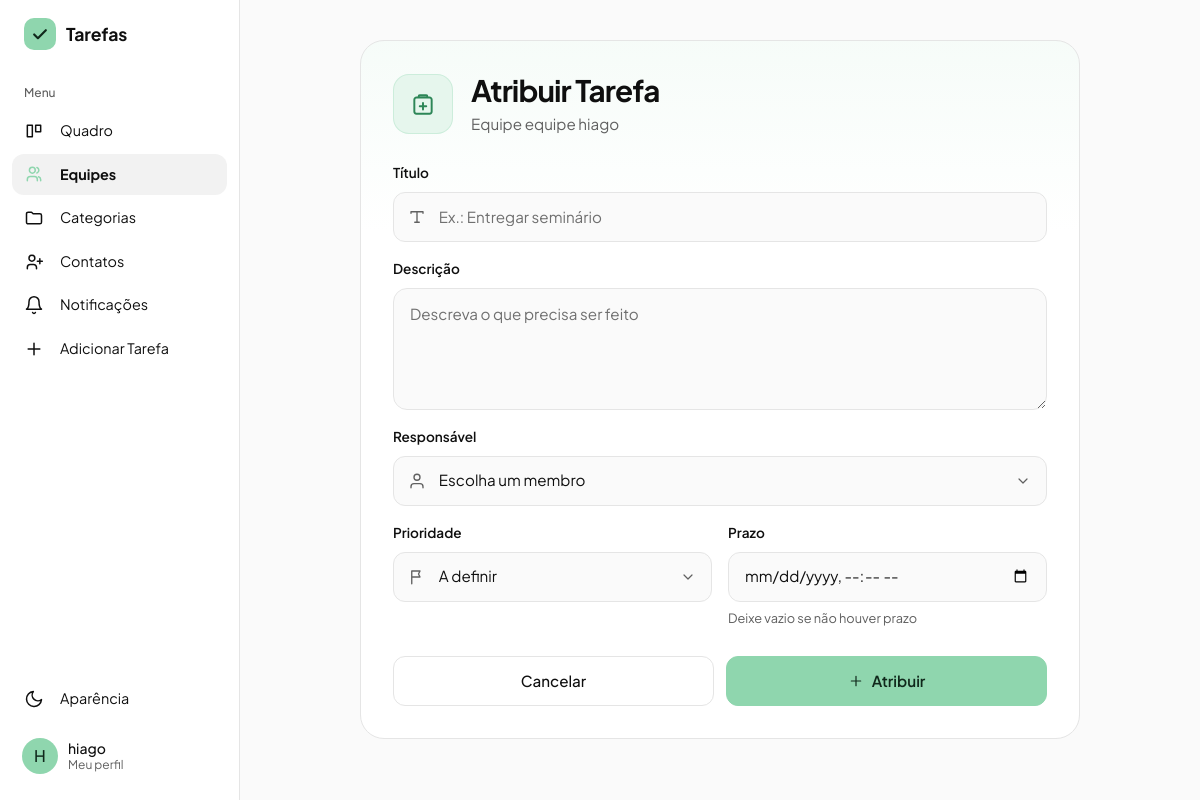
The page /equipes/1/adicionar_tarefa (signed in) on the database its author committed.
### gerenciador_de_tarefas/models.py (models this page shows)
class Usuario(db.Model, UserMixin):
    id = db.Column(db.Integer, primary_key=True)
    nomeUsuario = db.Column(db.String(50), unique=True, nullable=False)
    email = db.Column(db.String(254), unique=True, nullable=False)
    senha = db.Column(db.String(255), nullable=False)
    nome = db.Column(db.String(100), nullable=False)
    tarefasCriadas = db.relationship('Tarefa', backref='criador', foreign_keys='Tarefa.criador_id', lazy=True)
    tarefasAtribuidas = db.relationship('Tarefa', backref='responsavel', foreign_keys='Tarefa.responsavel_id', lazy=True)
    cargo = db.Column(db.String(20), nullable=False, default='usuario') #admin ou usuario
    foto_perfil = db.Column(db.String(200), nullable=True, default='default.png')
    ordenacao_quadro = db.Column(db.String(30), nullable=False, default='padrao')

class Equipe(db.Model):
    id = db.Column(db.Integer, primary_key=True)
    nome = db.Column(db.String(100), nullable=False)
    codigo_acesso = db.Column(db.String(12), unique=True, nullable=False)
    dono_id = db.Column(db.Integer, db.ForeignKey('usuario.id'), nullable=False)
    dono = db.relationship('Usuario', foreign_keys=[dono_id])
    membros = db.relationship('MembroEquipe', backref='equipe', cascade='all, delete-orphan', lazy=True)
    tarefas = db.relationship('Tarefa', backref='equipe', lazy=True)

### gerenciador_de_tarefas/app.py (the view, shortened to what this page needs)
@app.route('/equipes/<int:equipe_id>/adicionar_tarefa', methods=['GET', 'POST'])
@login_required
def adicionar_tarefa_equipe(equipe_id):
    equipe = db.get_or_404(Equipe, equipe_id)
    if not eh_dono(equipe):
        flash('Só o criador da equipe pode atribuir tarefas.', 'danger')
        return redirect(url_for('ver_equipe', equipe_id=equipe.id))
    membros = [m.usuario for m in equipe.membros]
    return render_template('adicionar_tarefa_equipe.html', equipe=equipe, membros=membros, agora=datetime.now())

### gerenciador_de_tarefas/app.py (called while the page is built)
@login_manager.user_loader
def load_user(user_id):
    return db.session.get(Usuario, int(user_id))

@app.context_processor
def injetar_categorias_globais():
    if current_user.is_authenticated:
        return dict(categorias_globais=categorias_acessiveis())
    return dict(categorias_globais=[])

@app.context_processor
def injetar_notificacoes():
    if not current_user.is_authenticated:
        return dict(n_notificacoes=0)
    n = (Contato.query.filter_by(destinatario_id=current_user.id, status='pendente').count()
         + ConviteEquipe.query.filter_by(convidado_id=current_user.id).count()
         + Tarefa.query.filter_by(responsavel_id=current_user.id, aceite='aguardando').count())
    return dict(n_notificacoes=n)

def eh_dono(equipe):
    return equipe.dono_id == current_user.id

def categorias_do_usuario():
    return Categoria.query.filter_by(usuario_id=current_user.id).order_by(Categoria.nome).all()

def categorias_acessiveis():
    proprias = categorias_do_usuario()
    de_outros = [cs.categoria for cs in CategoriaCompartilhada.query.filter_by(usuario_id=current_user.id).all()]
    return proprias + sorted(de_outros, key=lambda c: c.nome.lower())

### gerenciador_de_tarefas/templates/adicionar_tarefa_equipe.html (shortened to what this page needs)
{% extends "base.html" %}
{% block content %}
{% macro ico(nome, t=18) -%}
<svg width="{{ t }}" height="{{ t }}" viewBox="0 0 24 24" fill="none" stroke="currentColor" stroke-width="1.8" stroke-linecap="round" stroke-linejoin="round" aria-hidden="true">
{%- if nome == 'prancheta' %}<path d="M9 4h6a1 1 0 011 1v1H8V5a1 1 0 011-1zM8 6H6a2 2 0 00-2 2v11a2 2 0 002 2h12a2 2 0 002-2V8a2 2 0 00-2-2h-2M12 11v6M9 14h6"/>
{%- elif nome == 'titulo' %}<path d="M4 7V5h16v2M12 5v14M9 19h6"/>
{%- elif nome == 'pessoa' %}<path d="M20 21v-1.5a4 4 0 00-4-4H8a4 4 0 00-4 4V21M12 11a4 4 0 100-8 4 4 0 000 8z"/>
{%- elif nome == 'bandeira' %}<path d="M5 21V4M5 4h11l-2 4 2 4H5"/>
{%- elif nome == 'seta-baixo' %}<path d="m6 9 6 6 6-6"/>
{%- elif nome == 'plus' %}<path d="M12 5v14M5 12h14"/>
{%- endif %}</svg>
{%- endmacro %}
<div class="form-pagina">
    <section class="form-cartao">
        <div class="form-cab">
            <span class="eq-card-icone">{{ ico('prancheta', 26) }}</span>
            <div>
                <h1 class="form-titulo">Atribuir Tarefa</h1>
                <p class="form-sub">Equipe {{ equipe.nome }}</p>
            </div>
        </div>
        <form method="POST">
            <div class="form-campo">
                <label class="form-rotulo" for="titulo">Título</label>
                <div class="form-wrap">
                    <span class="form-ico">{{ ico('titulo', 18) }}</span>
                    <input type="text" id="titulo" name="titulo" class="form-control form-input" placeholder="Ex.: Entregar seminário" maxlength="150" required autofocus>
                </div>
            </div>
            <div class="form-campo">
                <label class="form-rotulo" for="descricao">Descrição</label>
                <textarea id="descricao" name="descricao" class="form-control form-input form-area" rows="4"
                          placeholder="Descreva o que precisa ser feito" required></textarea>
            </div>
            <div class="form-campo">
                <label class="form-rotulo" for="responsavel_id">Responsável</label>
                <div class="form-wrap">
                    <span class="form-ico">{{ ico('pessoa', 18) }}</span>
                    <select id="responsavel_id" name="responsavel_id" class="form-select form-input" required>
                        <option value="" selected disabled>Escolha um membro</option>
                    </select>
                    <span class="form-seta">{{ ico('seta-baixo', 16) }}</span>
                </div>
            </div>
            <div class="form-grade form-campo form-campo-grande">
                <div>
                    <label class="form-rotulo" for="prioridade">Prioridade</label>
                    <div class="form-wrap">
                        <span class="form-ico">{{ ico('bandeira', 18) }}</span>
                        <select id="prioridade" name="prioridade" class="form-select form-input">
                            <option value="A definir" selected>A definir</option>
                        </select>
                        <span class="form-seta">{{ ico('seta-baixo', 16) }}</span>
                    </div>
                </div>
                <div>
                    <label class="form-rotulo" for="prazo">Prazo</label>
                    <input type="datetime-local" id="prazo" name="prazo" class="form-control form-input form-sem-icone" min="{{ agora.strftime('%Y-%m-%dT%H:%M') }}">
                    <div class="form-dica">Deixe vazio se não houver prazo</div>
                </div>
            </div>
            <div class="form-acoes">
                <a href="{{ url_for('ver_equipe', equipe_id=equipe.id) }}" class="btn btn-outline-secondary">Cancelar</a>
                <button type="submit" class="btn btn-principal">{{ ico('plus', 16) }} Atribuir</button>
            </div>
        </form>
    </section>
</div>
{% endblock %}

### gerenciador_de_tarefas/templates/base.html (shortened to what this page needs)
<!doctype html>
<html lang="pt-br">
  <head>
    <link
      rel="stylesheet"
      href="https://cdn.jsdelivr.net/npm/bootstrap@5.3.0/dist/css/bootstrap.min.css"
    />
    <link
      rel="stylesheet"
      href="{{ url_for('static', filename='static.css') }}"
    />
    <link rel="stylesheet" href="https://cdn.jsdelivr.net/npm/flatpickr/dist/flatpickr.min.css">
    <link rel="stylesheet" href="https://cdn.jsdelivr.net/npm/flatpickr/dist/themes/dark.css">
  </head>
  <body>
    {% macro aparencia(direcao='dropup') %}
    <div class="{{ direcao }}">
      <button
        class="menu-item"
        type="button"
        data-bs-toggle="dropdown"
        data-bs-auto-close="outside"
        aria-expanded="false"
      >
        <svg viewBox="0 0 24 24" fill="none" stroke="currentColor" stroke-width="1.8" stroke-linecap="round" stroke-linejoin="round" aria-hidden="true"><path d="M21 12.8A9 9 0 1111.2 3a7 7 0 009.8 9.8z"/></svg>
        <span>Aparência</span>
      </button>
    </div>
    {% endmacro %}
    {% macro logo() %}
    <span class="marca-icone">
      <svg width="20" height="20" viewBox="0 0 24 24" fill="none" stroke="currentColor" stroke-width="2.6" stroke-linecap="round" stroke-linejoin="round" aria-hidden="true"><path d="M5 12.5l4.5 4.5L19 7.5"/></svg>
    </span>
    {% endmacro %}
    {% set ep = request.endpoint or '' %}
    {% if current_user.is_authenticated %}
    <div class="app">
      <aside class="lateral" aria-label="Menu principal">
        <a
          class="marca"
          href="{{ url_for('admin_dashboard') if current_user.cargo == 'admin' else url_for('quadro') }}"
        >{{ logo() }}<span>Tarefas</span></a>
        <div class="menu-titulo">Menu</div>
        <a class="menu-item {{ 'ativo' if ep == 'quadro' }}" href="{{ url_for('quadro') }}">
          <svg viewBox="0 0 24 24" fill="none" stroke="currentColor" stroke-width="1.8" stroke-linecap="round" stroke-linejoin="round" aria-hidden="true"><path d="M4 5h6v14H4zM14 5h6v8h-6z"/></svg>
          <span>Quadro</span>
        </a>
        <a class="menu-item {{ 'ativo' if ep in ['equipes', 'ver_equipe', 'adicionar_tarefa_equipe'] }}" href="{{ url_for('equipes') }}">
          <svg viewBox="0 0 24 24" fill="none" stroke="currentColor" stroke-width="1.8" stroke-linecap="round" stroke-linejoin="round" aria-hidden="true"><path d="M16 20v-1.5a3.5 3.5 0 00-3.5-3.5h-5A3.5 3.5 0 004 18.5V20M10 11a3.5 3.5 0 100-7 3.5 3.5 0 000 7zM20 20v-1.5a3.5 3.5 0 00-2.5-3.3M15.5 4.2a3.5 3.5 0 010 6.6"/></svg>
          <span>Equipes</span>
        </a>
        <a class="menu-item {{ 'ativo' if ep in ['ver_categorias', 'ver_categoria'] }}" href="{{ url_for('ver_categorias') }}">
          <svg viewBox="0 0 24 24" fill="none" stroke="currentColor" stroke-width="1.8" stroke-linejoin="round" aria-hidden="true"><path d="M3 7a2 2 0 012-2h4l2 2h8a2 2 0 012 2v8a2 2 0 01-2 2H5a2 2 0 01-2-2z"/></svg>
          <span>Categorias</span>
        </a>
        <a class="menu-item {{ 'ativo' if ep == 'contatos' }}" href="{{ url_for('contatos') }}">
          <svg viewBox="0 0 24 24" fill="none" stroke="currentColor" stroke-width="1.8" stroke-linecap="round" stroke-linejoin="round" aria-hidden="true"><path d="M15 20v-1.5a3.5 3.5 0 00-3.5-3.5h-4A3.5 3.5 0 004 18.5V20M9.5 11a3.5 3.5 0 100-7 3.5 3.5 0 000 7zM19 8v6M16 11h6"/></svg>
          <span>Contatos</span>
        </a>
        <a class="menu-item {{ 'ativo' if ep == 'notificacoes' }}" href="{{ url_for('notificacoes') }}">
          <svg viewBox="0 0 24 24" fill="none" stroke="currentColor" stroke-width="1.8" stroke-linecap="round" stroke-linejoin="round" aria-hidden="true"><path d="M6 8a6 6 0 0112 0c0 7 3 9 3 9H3s3-2 3-9M10.3 21a1.9 1.9 0 003.4 0"/></svg>
          <span>Notificações</span>
        </a>
        <a class="menu-item" href="#" data-bs-toggle="modal" data-bs-target="#modalAdicionarTarefa">
          <svg viewBox="0 0 24 24" fill="none" stroke="currentColor" stroke-width="1.8" stroke-linecap="round" aria-hidden="true"><path d="M12 5v14M5 12h14"/></svg>
          <span>Adicionar Tarefa</span>
        </a>
        <div class="menu-espaco"></div>
        {{ aparencia('dropup') }}
        <a href="#" class="usuario-card mt-2 text-decoration-none" data-bs-toggle="modal" data-bs-target="#modalPerfil" title="Meu Perfil">
          {% if current_user.foto_perfil and current_user.foto_perfil != 'default.png' %}
            <img src="{{ url_for('static', filename='uploads/' + current_user.foto_perfil) }}" alt="" class="usuario-foto" />
          {% else %}
            <span class="usuario-foto">{{ current_user.nomeUsuario[:1]|upper }}</span>
          {% endif %}
          <span class="usuario-nome">{{ current_user.nome or current_user.nomeUsuario }}<small>Meu perfil</small></span>
        </a>
      </aside>
      <main class="conteudo">
        <div class="conteudo-interno">
    {% endif %}
    {% block content %}{% endblock %}
    {% if current_user.is_authenticated %}
        </div>
      </main>
    </div>
    {% else %}
    </main>
    {% endif %}
  </body>
</html>

### rows shown on the page
Usuario: nomeUsuario "H", nome "hiago"
Equipe: nome "equipe hiago"
